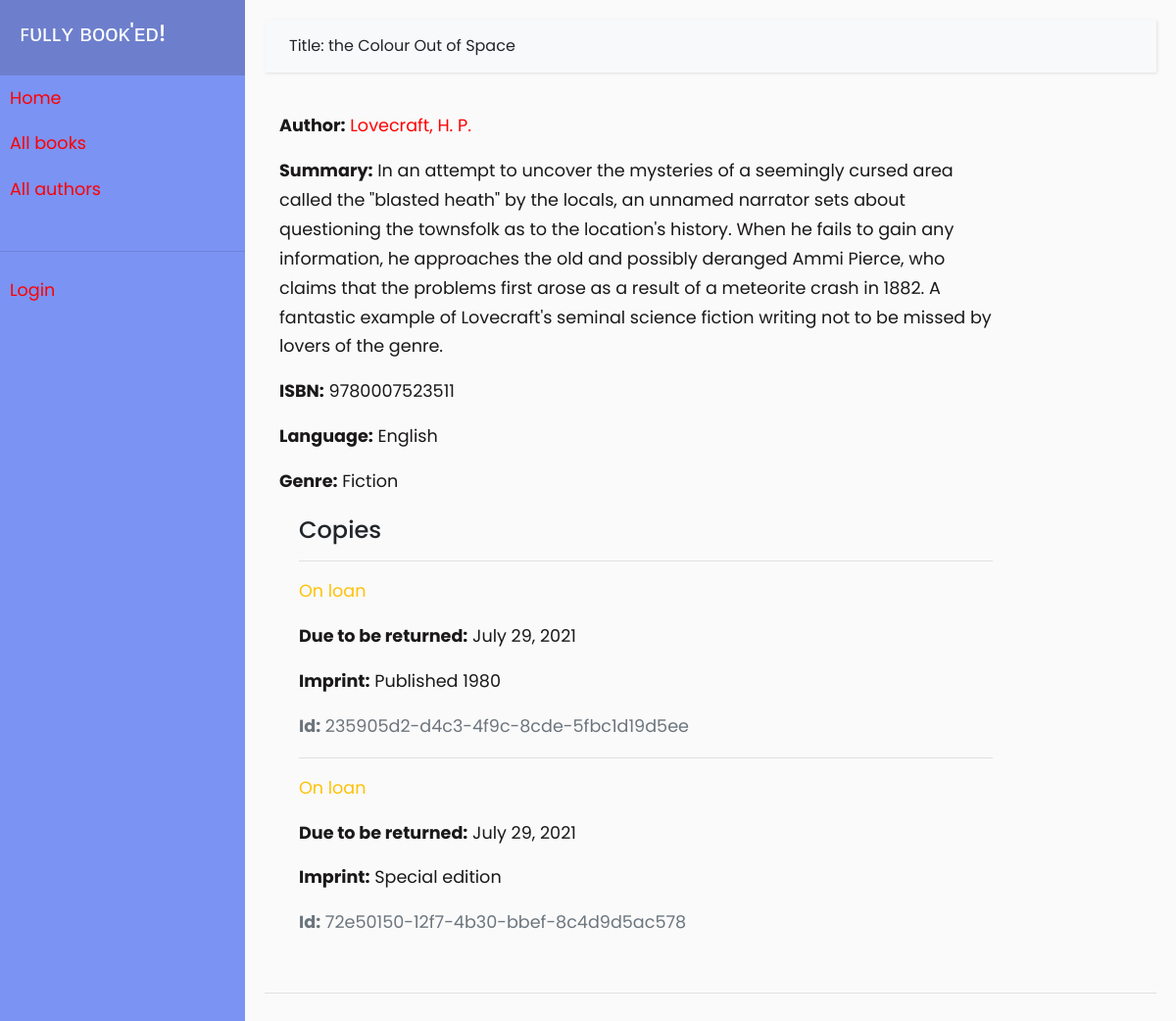
Before: /catalog/book/2 with the older database file.
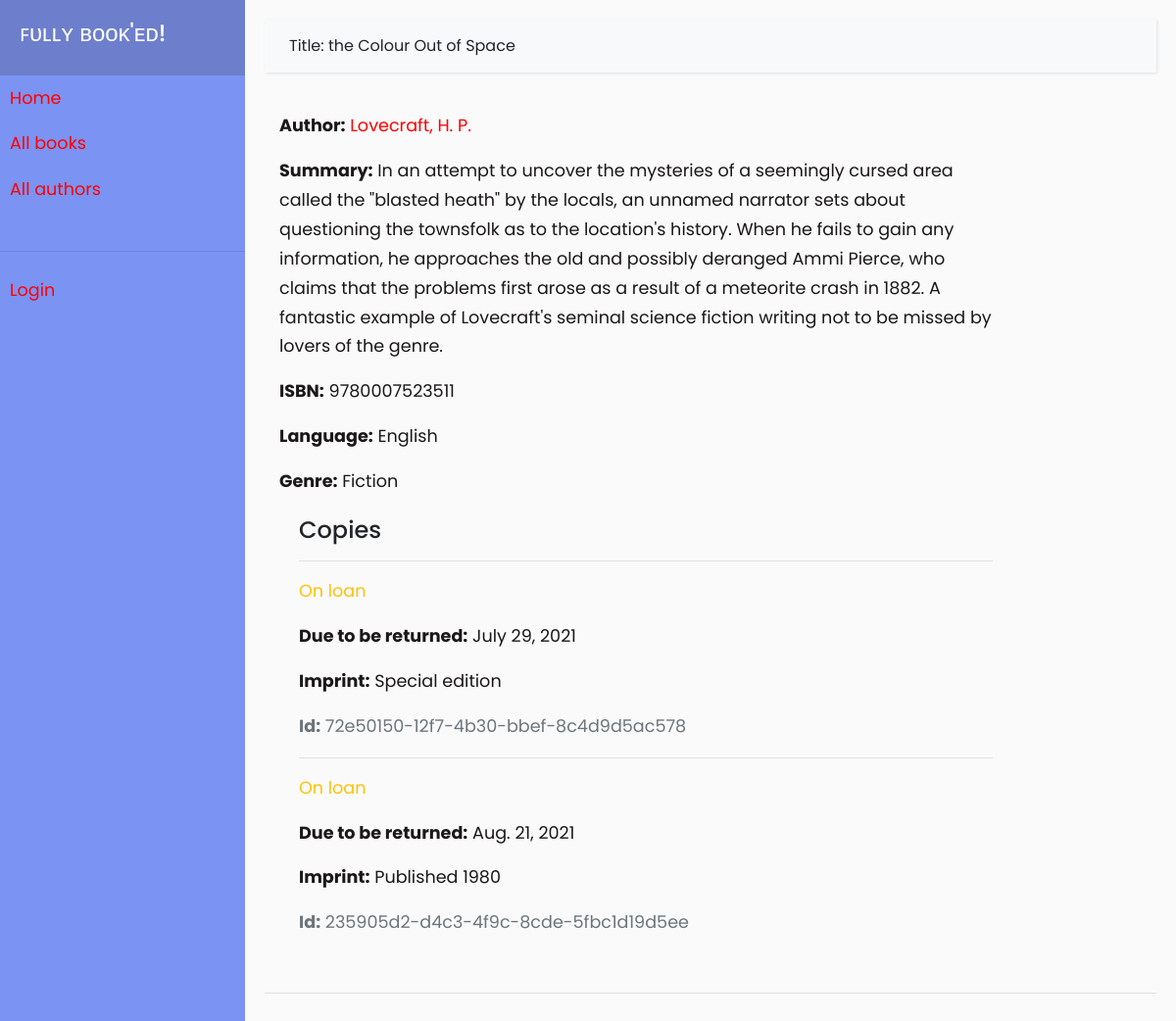
After: the same page with the newer database file.
### catalog/models.py (models this page shows, shortened)
class Book(models.Model):
    title = models.CharField(max_length = 100)
    author = models.ForeignKey('Author', on_delete = models.SET_NULL, null = True)
    summary = models.TextField(max_length = 1000, help_text = "Enter description of book")
    isbn = models.CharField('ISBN', max_length = 13, unique = True, help_text = '10 or 13 digit Number')
    genre = models.ManyToManyField(Genre, help_text = 'Select genre of book')
    language = models.ForeignKey('Language', on_delete = models.SET_NULL, null = True)
    def display_genre(self):
        return ', '.join(genre.name for genre in self.genre.all()[:3])
    display_genre.short_description = "Genre"

class Author(models.Model):
    first_name = models.CharField(max_length = 100)
    last_name = models.CharField(max_length = 100)
    date_of_birth = models.DateField(null = True, blank = True)
    date_of_death = models.DateField('died', null = True, blank = True)
    class Meta:
        ordering = ['last_name', 'first_name']
    def __str__(self):
        return f'{self.last_name}, {self.first_name}'
    def get_absolute_url(self):
        return reverse('author-detail', args=[str(self.id)])

class Language(models.Model):
    name = models.CharField(max_length = 20, help_text = "Enter language of book")
    def __str__(self):
        return self.name

class Genre(models.Model):
    name = models.CharField(max_length = 20, help_text = 'Enter book genre (ex. Fiction)')
    def __str__(self):
        return self.name

class BookInstance(models.Model):
    id = models.UUIDField(primary_key = True, default = uuid.uuid4, help_text = "Unique ID of this particular book across library")
    due_back = models.DateField(null = True, blank = True)
    book = models.ForeignKey('Book', on_delete = models.RESTRICT, null = True)
    imprint = models.CharField(max_length = 20)
    borrower = models.ForeignKey(User, on_delete=models.SET_NULL, null=True, blank=True)
    LOAN_STATUS = (
        ('m', 'Maintenance'),
        ('o', 'On loan'),
        ('a', 'Available'),
        ('r', 'Reserved')
    )
    status = models.CharField(max_length = 1, choices = LOAN_STATUS, blank = True, default = 'm', help_text = "Book availability status")
    class Meta:
        ordering = ['due_back']
        permissions = (("can_mark_returned", "Set book as returned"),)

### catalog/views.py (the view)
# urls.py: path('book/<int:pk>', views.BookDetailView.as_view(), name = 'book-detail'),
class BookDetailView(generic.DetailView):
    model = Book

### catalog/templates/catalog/book_detail.html (shortened to what this page needs)
{% extends "base_generic.html" %}
{% block heading %}
<span>Title: {{ book.title }}</span>
{% endblock %}
{% block content %}
  <p><strong>Author:</strong> <a href="{{ book.author.get_absolute_url }}">{{ book.author }}</a></p>
  <p><strong>Summary:</strong> {{ book.summary }}</p>
  <p><strong>ISBN:</strong> {{ book.isbn }}</p>
  <p><strong>Language:</strong> {{ book.language }}</p>
  <p><strong>Genre:</strong> {{ book.genre.all|join:", " }}</p>
  <div style="margin-left:20px;margin-top:20px">
    <h4>Copies</h4>
    {% for copy in book.bookinstance_set.all %}
      <hr>
      <p class="{% if copy.status == 'a' %}text-success{% elif copy.status == 'm' %}text-danger{% else %}text-warning{% endif %}">
        {{ copy.get_status_display }}
      </p>
      {% if copy.status != 'a' %}
        <p><strong>Due to be returned:</strong> {{ copy.due_back }}</p>
      {% endif %}
      <p><strong>Imprint:</strong> {{ copy.imprint }}</p>
      <p class="text-muted"><strong>Id:</strong> {{ copy.id }}</p>
    {% endfor %}
  </div>
{% endblock %}

### catalog/templates/base_generic.html (shortened to what this page needs)
<!DOCTYPE html>
<html lang="en">
  <head>
    <link
      rel="stylesheet"
      href="https://cdn.jsdelivr.net/npm/bootstrap@4.5.3/dist/css/bootstrap.min.css"
    />
    {% load static %}
    <link rel="stylesheet" href="{% static 'css/style.css' %}" />
  </head>
  <body>
    <div class="wrapper">
      <nav id="sidebar">
        <div class="sidebar-header">
          <h4>ꜰᴜʟʟʏ ʙᴏᴏᴋ'ᴇᴅ!</h4>
        </div>
        {% block sidebar %}
        <ul class="list-unstyled">
          <li><a href="{% url 'index' %}">Home</a></li>
          <li><a href="{% url 'books' %}">All books</a></li>
          <li><a href="{% url 'authors' %}">All authors</a></li>
          <br />
          <hr />
          {% if user.is_authenticated %}
          <li> User: {{ user.get_username }}</li>
          <li><a href="{% url 'my-borrowed' %}">My Borrowed Books</a></li>
          <li><a href="{% url 'logout'%}?next={{request.path}}">Logout</a></li>
          {% else %}
          <li><a href="{% url 'login'%}?next={{request.path}}">Login</a></li>
          {% endif %}
          <br>
        </ul>
        {% endblock %}
      </nav>
      <div id="content">
        <nav class="navbar navbar-expand-lg navbar-light bg-light">
          <div class="container-fluid">
            {% block heading %}<span>Welcome User!</span>{% endblock %}
          </div>
        </nav>
        <div class="col-sm-10">{% block content %}{% endblock %}</div>
        <br />
        <hr />
      </div>
    </div>
  </body>
</html>

### catalog/static/css/style.css (style rules this page uses)
body { font-family: 'Poppins', sans-serif; background: #fafafa; }
p { font-family: 'Poppins', sans-serif; font-size: 1.1em; line-height: 1.7em; color: rgb(26, 24, 24); }
a:link { color:red; }
.navbar { padding: 15px 10px; background: #fff; border: none; border-radius: 0; margin-bottom: 40px; box-shadow: 1px 1px 3px rgba(0, 0, 0, 0.1); }
.wrapper { display: flex; width: 100%; align-items: stretch; }
#sidebar { min-width: 250px; max-width: 250px; background: #7b93f3; color: #fff; transition: all 0.3s; }
#sidebar .sidebar-header { padding: 20px; background: #6d7fcc; }
#sidebar ul li a { padding: 10px; font-size: 1.1em; display: block; }
#content { width: 100%; padding: 20px; min-height: 100vh; transition: all 0.3s; }

Changed rows visible on the page:
shown differently, row unchanged: BookInstance "July 29, 2021": moves up the list
changed BookInstance "235905d2-d4c3-4f9c-8cde-5fbc1d19d5ee": due_back "July 29, 2021" → "Aug. 21, 2021"
